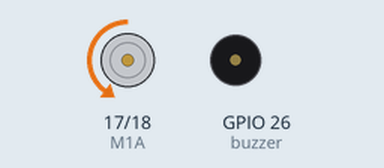
Recording of a program running on a simulated Raspberry Pi (BCM pin numbers). Shown: motor-driver pin pairs drawn as motors (green arrow = first pin HIGH = forward, orange = second pin HIGH = backward, longer = more drive), buzzer (waves = sounding, pin HIGH). What the program prints to the terminal is not drawn.

Above: at 0.2 s.
Timing chart, 0 to 40.0 s (numbered marks = the images above):
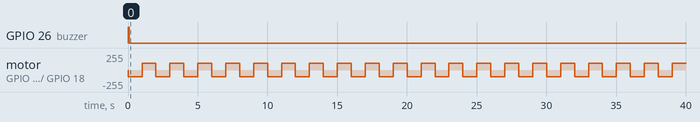

The program:

dcmotordirection.py
```python
from gpiozero import Buzzer
import pigpio
from os import system
from time import sleep

pi = pigpio.pi()
buzzer = Buzzer(26)

M1A = 17
M1B = 18

buzzer.beep(0.1, 0.1, 1)

pi.set_mode(M1A, pigpio.OUTPUT)
pi.set_mode(M1B, pigpio.OUTPUT)

def motormove_forward(speedLeft, speedRight):
       pi.set_PWM_dutycycle(M1A, 0)
       pi.set_PWM_dutycycle(M1B, speedRight)


def motormove_backward(speedLefts, speedRights):
       pi.set_PWM_dutycycle(M1A, speedLefts)
       pi.set_PWM_dutycycle(M1B, 0)

try:
    while True:
        print("forward")
        motormove_forward(250,100)
        sleep(1)
        #print("stop")
        #motormove_forward(0,0)
        #sleep(1)
        print("backward")
        motormove_backward(100,100)
        sleep(1)
        #print("stop")
        #motormove_backward(0,0)

except KeyboardInterrupt:
    buzzer.off()
    motormove_forward(0,0)
    motormove_backward(0,0)
```

Measured:
- by itself, GPIO 26 (buzzer): HIGH → LOW at 0.10 s
- by itself, motor on GPIO 17 (M1A) / GPIO 18 (M1B): alternates forward 100/255 for 1.0 s and backward 100/255 for 1.0 s
